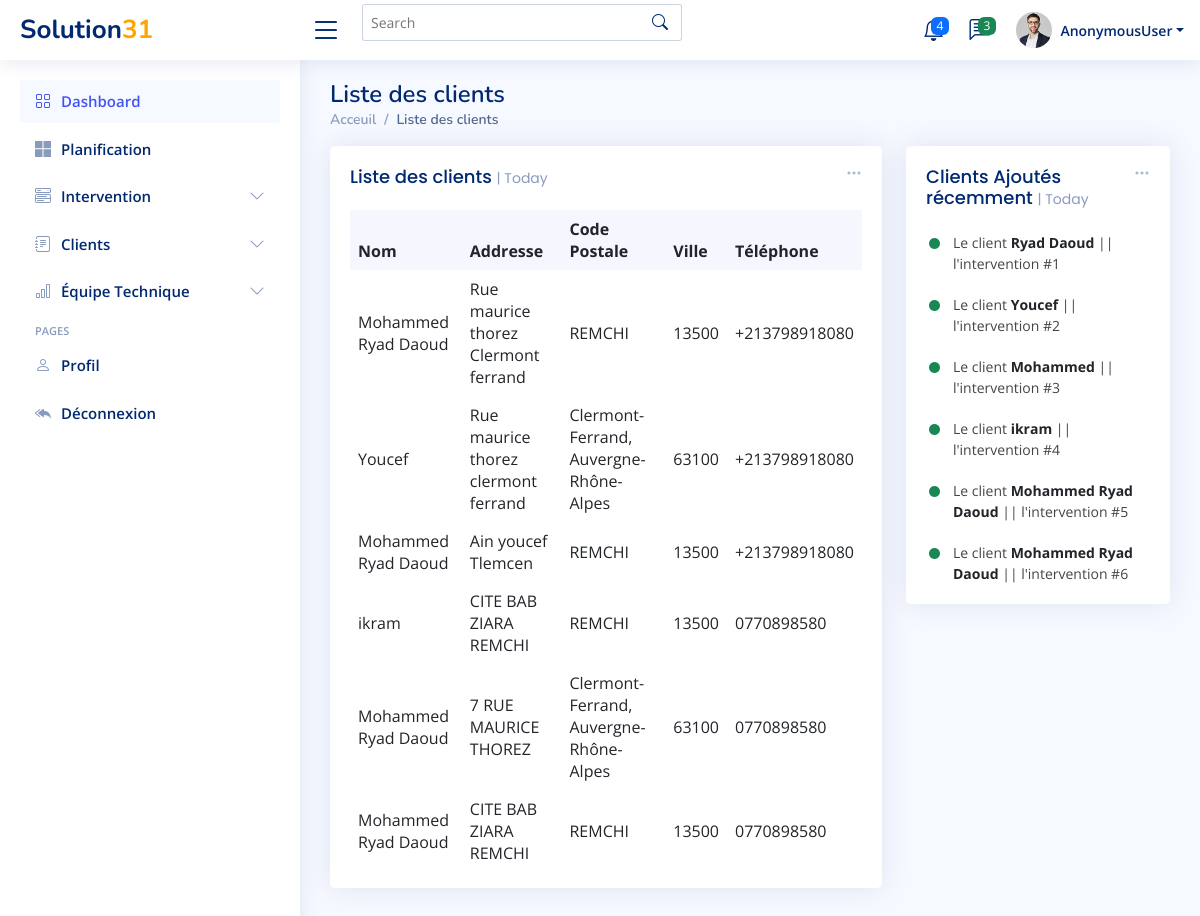
The page /clients/list on the database as committed earlier.
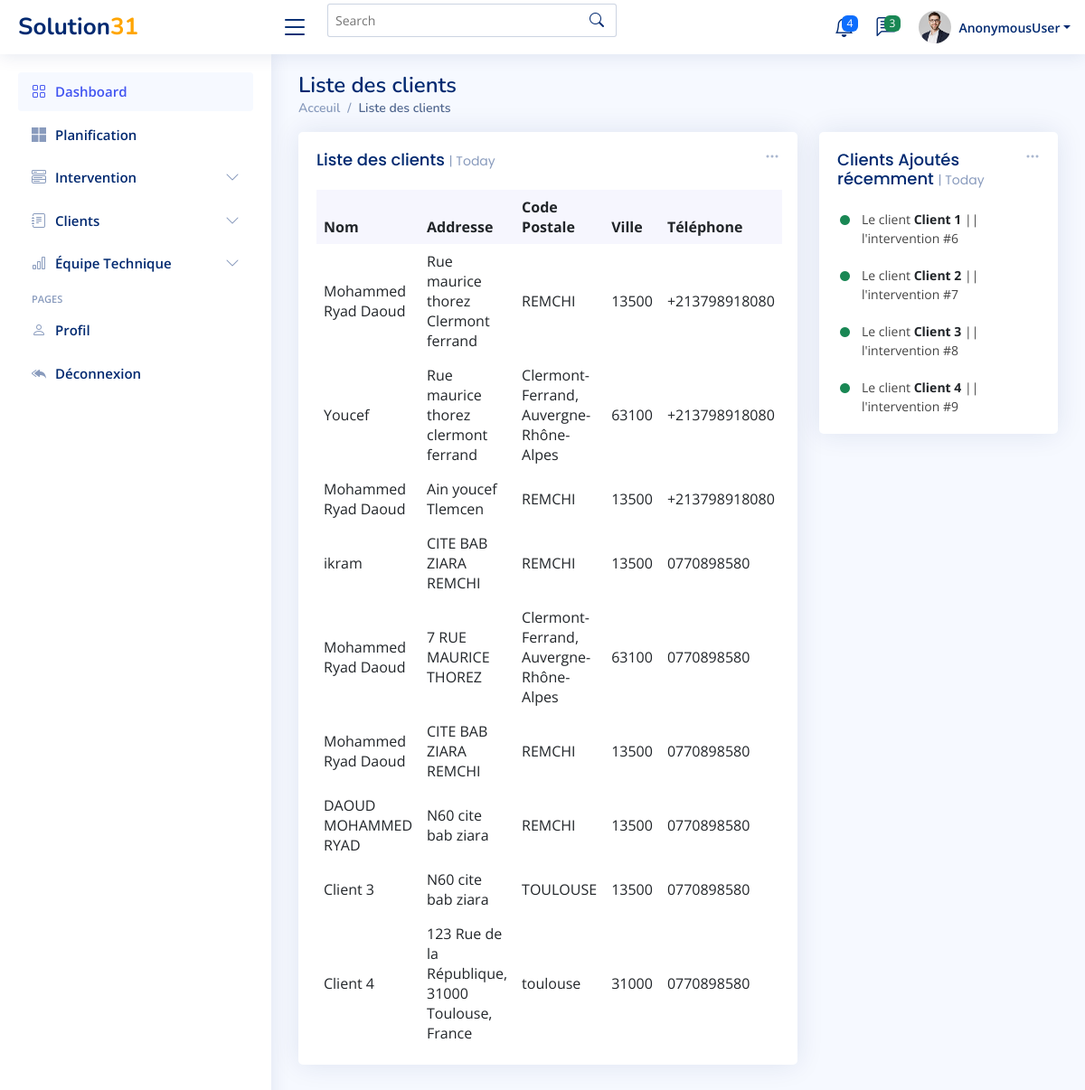
The same page on the database as committed later.
### Dashboard/models.py (models this page shows, shortened)
class Client(models.Model):
    Nom_Client= models.CharField(max_length=100, blank=False , null=False)
    Numéro = models.CharField(max_length=100, blank=False , null=False)
    Ville = models.CharField(max_length=100, blank=False , null=False)
    Address = models.CharField(max_length=100, blank=False , null=False)
    Code_postal = models.IntegerField()

class Intervention(models.Model):
    Date_Ajouté = models.DateTimeField(auto_now_add=True)
    Nom_Client= models.CharField(max_length=100, blank=False , null=False)
    Numéro = models.CharField(max_length=100, blank=False , null=False)
    Ville = models.CharField(max_length=100, blank=False , null=False)
    Date=models.DateField(null=True,blank=True)
    Address = models.CharField(max_length=100, blank=False , null=False)
    Code_postal = models.IntegerField()
    Par= models.ForeignKey(UserProfile, on_delete=models.SET_NULL, null=True, blank=True, )
    Commentaire = models.CharField(max_length=500, blank=True, null=True)
    Prix = models.IntegerField(blank=True, null=True)
    Status = models.CharField(max_length=500,choices=CHOICES, default='en attendant', blank=True, null=True)
    valeur =models.IntegerField(default=1)

### Dashboard/views.py (the view)
# urls.py: path('clients/list',clients ,name='clients'),
def clients(request):
    clients = Client.objects.all()
    interventions = Intervention.objects.all()
    context={'clients':clients,'interventions':interventions}
    return render(request, 'Dashboard/list_clients.html',context)

### Dashboard/templates/Dashboard/list_clients.html (shortened to what this page needs)
{% extends 'Dashboard/main.html' %}
{% block content %}
<main id="main" class="main">
    <div class="pagetitle">
      <h1>Liste des clients</h1>
      <nav>
        <ol class="breadcrumb">
            <li class="breadcrumb-item"><a href="index.html">Acceuil</a></li>
          <li class="breadcrumb-item active">Liste des clients</li>
        </ol>
      </nav>
    </div>
    <section class="section dashboard">
      <div class="row">
        <div class="col-lg-8">
          <div class="row">
            <div class="col-12">
              <div class="card top-selling overflow-auto">
                <div class="filter">
                  <a class="icon" href="#" data-bs-toggle="dropdown"><i class="bi bi-three-dots"></i></a>
                </div>
                <div class="card-body pb-0">
                  <h5 class="card-title">Liste des clients <span>| Today</span></h5>
                  <table class="table table-borderless">
                    <thead>
                      <tr>
                        <th scope="col">Nom</th>
                        <th scope="col">Addresse</th>
                        <th scope="col">Code Postale</th>
                        <th scope="col">Ville</th>
                        <th scope="col">Téléphone</th>
                      </tr>
                    </thead>
                    <tbody>
                      {% for client in clients %}
                      <tr>
                        <td>{{client.Nom_Client}}</td>
                        <td>{{client.Address}}</td>
                        <td>{{client.Ville}}</td>
                        <td>{{client.Code_postal}}</td>
                        <td>{{client.Numéro}}</td>
                      </tr>
                        {% endfor  %}
                    </tbody>
                  </table>
                </div>
              </div>
            </div>
          </div>
        </div>
        <div class="col-lg-4">
          <div class="card">
            <div class="filter">
              <a class="icon" href="#" data-bs-toggle="dropdown"><i class="bi bi-three-dots"></i></a>
            </div>
            <div class="card-body">
              <h5 class="card-title">Clients Ajoutés récemment <span>| Today</span></h5>
              <div class="activity">
                {% for int in interventions %}
                <div class="activity-item d-flex">
                  <i class='bi bi-circle-fill activity-badge text-success align-self-start'></i>
                  <div class="activity-content">
                    Le client <a href="#" class="fw-bold text-dark">{{int.Nom_Client}}</a> ||  l'intervention #{{int.id}}
                  </div>
                </div>
                {% endfor %}
              </div>
            </div>
          </div>
        </div>
      </div>
    </section>
  </main>
{% endblock content %}

### Dashboard/templates/Dashboard/main.html (shortened to what this page needs)
{% load static %}
<html lang="en">
<head>
  <link href="{% static 'Dashboard/assets/css/main.css' %}" rel="stylesheet" />
  <link href="{% static 'Dashboard/assets/vendor/bootstrap/css/bootstrap.min.css' %}" rel="stylesheet">
  <link href="{% static 'Dashboard/assets/vendor/bootstrap-icons/bootstrap-icons.css' %}" rel="stylesheet">
  <link href="{% static 'Dashboard/assets/vendor/boxicons/css/boxicons.min.css' %}" rel="stylesheet">
  <link href="{% static 'Dashboard/assets/vendor/quill/quill.snow.css' %}" rel="stylesheet">
  <link href="{% static 'Dashboard/assets/vendor/quill/quill.bubble.css' %}" rel="stylesheet">
  <link href="{% static 'Dashboard/assets/vendor/remixicon/remixicon.css' %}" rel="stylesheet">
  <link href="{% static 'Dashboard/assets/vendor/simple-datatables/style.css' %}" rel="stylesheet">
  <link href="{% static 'Dashboard/assets/css/style.css' %}" rel="stylesheet">
</head>
<body>
  <header id="header" class="header fixed-top d-flex align-items-center">
    <div class="d-flex align-items-center justify-content-between">
      <a href="{% url 'index' %}" class="logo d-flex align-items-center">
        <span class="d-none d-lg-block">Solution</span>
                <span class="d-none d-lg-block" style="color:orange;">31</span>
      </a>
      <i class="bi bi-list toggle-sidebar-btn"></i>
    </div>
    <div class="search-bar">
      <form class="search-form d-flex align-items-center" method="POST" action="#">
        <input type="text" name="query" placeholder="Search" title="Enter search keyword">
        <button type="submit" title="Search"><i class="bi bi-search"></i></button>
      </form>
    </div>
    <nav class="header-nav ms-auto">
      <ul class="d-flex align-items-center">
        <li class="nav-item dropdown">
          <a class="nav-link nav-icon" href="#" data-bs-toggle="dropdown">
            <span class="badge bg-primary badge-number">4</span>
          </a>
        </li>
        <li class="nav-item dropdown">
          <a class="nav-link nav-icon" href="#" data-bs-toggle="dropdown">
            <span class="badge bg-success badge-number">3</span>
          </a>
        </li>
        <li class="nav-item dropdown pe-3">
          <a class="nav-link nav-profile d-flex align-items-center pe-0" href="#" data-bs-toggle="dropdown">
            <img src="{% static 'Dashboard/assets/img/profile-img.jpg' %}" alt="Profile" class="rounded-circle">
            <span class="d-none d-md-block dropdown-toggle ps-2">{{request.user}}</span>
          </a>
        </li>
      </ul>
    </nav>
  </header>
  <aside id="sidebar" class="sidebar">
    <ul class="sidebar-nav" id="sidebar-nav">
      <li class="nav-item">
        <a class="nav-link " href="{% url 'index'%}">
          <i class="bi bi-grid"></i>
          <span>Dashboard</span>
        </a>
      </li>
      <li class="nav-item">
        <a class="nav-link collapsed" href="{% url 'calendar'%}">
        <i class="bi bi-microsoft"></i>
          <span>Planification</span>
        </a>
      </li>
      <li class="nav-item">
        <a class="nav-link collapsed" data-bs-target="#components-nav" data-bs-toggle="collapse" href="#">
          <i class="bi bi-menu-button-wide"></i><span>Intervention</span><i class="bi bi-chevron-down ms-auto"></i>
        </a>
      </li>
      <li class="nav-item">
        <a class="nav-link collapsed" data-bs-target="#forms-nav" data-bs-toggle="collapse" href="#">
          <i class="bi bi-journal-text"></i><span>Clients</span><i class="bi bi-chevron-down ms-auto"></i>
        </a>
      </li>
      <li class="nav-item">
        <a class="nav-link collapsed" data-bs-target="#charts-nav" data-bs-toggle="collapse" href="#">
          <i class="bi bi-bar-chart"></i><span>Équipe Technique</span><i class="bi bi-chevron-down ms-auto"></i>
        </a>
      </li>
      <li class="nav-heading">Pages</li>
      <li class="nav-item">
        <a class="nav-link collapsed" href="{% url 'users_profile' %}">
          <i class="bi bi-person"></i>
          <span>Profil</span>
        </a>
      </li>
      <li class="nav-item">
        <a class="nav-link collapsed" href="{% url 'logout' %}">
          <i class="bi bi-reply-all-fill"></i>
          <span>Déconnexion</span>
        </a>
      </li>
    </ul>
  </aside>
  {% block content %}
  {% endblock content %}
</body>
</html>

### Dashboard/static/Dashboard/assets/css/main.css (style rules this page uses)
:root { --fc-daygrid-event-dot-width: 8px; }
:root { --fc-list-event-dot-width: 10px; --fc-list-event-hover-bg-color: #f5f5f5; }

Rows that differ between the two databases and show on the page:
removed Intervention: Nom_Client "Ryad Daoud", id "1"
removed Intervention: Nom_Client "Youcef", id "2"
removed Intervention: Nom_Client "Mohammed", id "3"
removed Intervention: Nom_Client "ikram", id "4"
removed Intervention: Nom_Client "Mohammed Ryad Daoud", id "5"
added Client: Nom_Client "DAOUD MOHAMMED RYAD", Address "N60 cite bab ziara", Ville "REMCHI", Code_postal "13500", Numéro "0770898580"
added Client: Nom_Client "Client 3", Address "N60 cite bab ziara", Ville "TOULOUSE", Code_postal "13500", Numéro "0770898580"
added Client: Nom_Client "Client 4", Address "123 Rue de la République, 31000 Toulouse, France", Ville "toulouse", Code_postal "31000", Numéro "0770898580"
changed Intervention id 6: Nom_Client "Mohammed Ryad Daoud" → "Client 1"
added Intervention: Nom_Client "Client 2", id "7"
added Intervention: Nom_Client "Client 3", id "8"
added Intervention: Nom_Client "Client 4", id "9"
